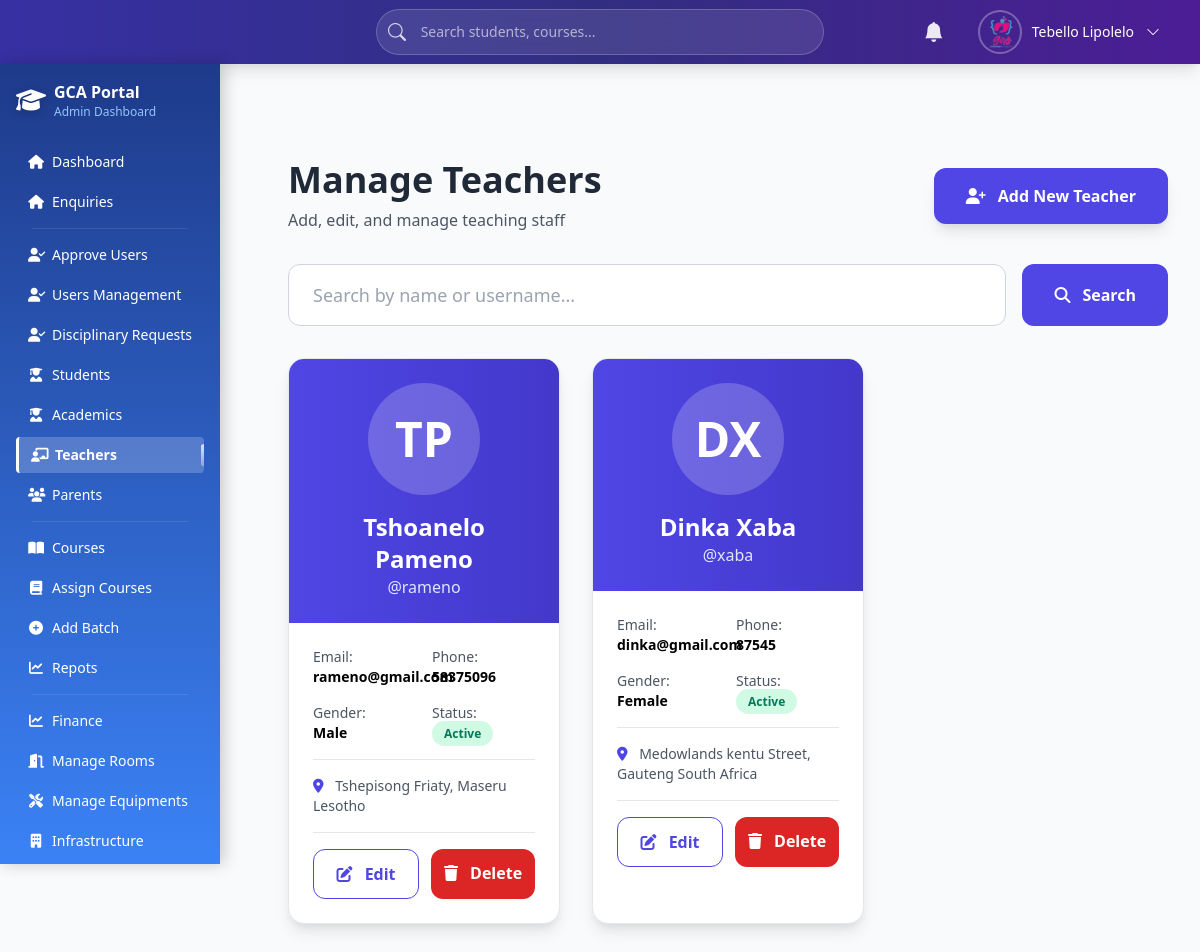
The app's page /manage_teachers.php (signed in) with its own data.
### tables this page shows
CREATE TABLE `users` (
  `user_id` int(11) NOT NULL AUTO_INCREMENT,
  `firstName` varchar(100) DEFAULT NULL,
  `lastName` varchar(100) DEFAULT NULL,
  `email` varchar(100) DEFAULT NULL,
  `password` varchar(255) DEFAULT NULL,
  `username` varchar(50) DEFAULT NULL,
  `role` varchar(20) DEFAULT NULL,
  `gender` varchar(10) DEFAULT NULL,
  `dob` date DEFAULT NULL,
  `IDNumber` varchar(20) DEFAULT NULL,
  `phone` varchar(20) DEFAULT NULL,
  `document` varchar(255) DEFAULT NULL,
  `status` varchar(20) DEFAULT NULL,
  `address_id` int(11) DEFAULT NULL,
  `created_at` datetime DEFAULT NULL,
  `updated_at` datetime DEFAULT NULL,
  `reset_token` varchar(255) DEFAULT NULL,
  `reset_token_expiry` datetime DEFAULT NULL,
  `deleted_at` datetime DEFAULT NULL,
  PRIMARY KEY (`user_id`),
  UNIQUE KEY `email` (`email`),
  UNIQUE KEY `username` (`username`),
  KEY `address_id` (`address_id`),
  KEY `idx_reset_token` (`reset_token`),
  CONSTRAINT `users_ibfk_1` FOREIGN KEY (`address_id`) REFERENCES `addresses` (`address_id`)
);

CREATE TABLE `addresses` (
  `address_id` int(11) NOT NULL AUTO_INCREMENT,
  `address1` varchar(255) DEFAULT NULL,
  `streetName` varchar(255) DEFAULT NULL,
  `postalCode` varchar(20) DEFAULT NULL,
  `district` varchar(100) DEFAULT NULL,
  `country` varchar(100) DEFAULT NULL,
  `created_at` datetime DEFAULT NULL,
  `updated_at` datetime DEFAULT NULL,
  PRIMARY KEY (`address_id`),
  KEY `idx_address_lookup` (`address1`(100),`streetName`(100),`postalCode`,`district`(50),`country`(50))
);

### manage_teachers.php (the view, shortened to what this page needs)
<?php
include("db.php");
$limit = 10;
$page = max(1, intval($_GET['page'] ?? 1));
$offset = ($page - 1) * $limit;
$search = trim($_GET['search'] ?? '');
if ($search) {
    $like = "%$search%";
    $stmt = $conn->prepare("SELECT SQL_CALC_FOUND_ROWS u.*, t.photo, a.* FROM users u JOIN teachers t ON u.user_id=t.user_id LEFT JOIN addresses a ON u.address_id=a.address_id WHERE u.role='teacher' AND (u.username LIKE ? OR u.firstName LIKE ? OR u.lastName LIKE ?) ORDER BY u.created_at DESC LIMIT ? OFFSET ?");
    $stmt->bind_param("sssii", $like, $like, $like, $limit, $offset);
} else {
    $stmt = $conn->prepare("SELECT SQL_CALC_FOUND_ROWS u.*, t.photo, a.* FROM users u JOIN teachers t ON u.user_id=t.user_id LEFT JOIN addresses a ON u.address_id=a.address_id WHERE u.role='teacher' ORDER BY u.created_at DESC LIMIT ? OFFSET ?");
    $stmt->bind_param("ii", $limit, $offset);
}
$stmt->execute();
$teachers = $stmt->get_result();
?>
<!DOCTYPE html>
<html lang="en" class="h-full">
<head>
    <script src="https://cdn.tailwindcss.com"></script>
    <link rel="stylesheet" href="https://cdnjs.cloudflare.com/ajax/libs/font-awesome/6.5.0/css/all.min.css">
</head>
<body class="h-full bg-gray-50">
<?php include 'top_navigation.php'; ?>
<?php include 'admin_navigation.php'; ?>
<div class="ml-64 mt-16 p-8 min-h-screen">
    <div class="max-w-7xl mx-auto">
        <div class="flex justify-between items-center mb-8">
            <div>
                <h1 class="text-4xl font-bold text-gray-800">Manage Teachers</h1>
                <p class="text-gray-600 mt-2">Add, edit, and manage teaching staff</p>
            </div>
            <button onclick="openModal()" class="bg-primary hover:bg-primary-dark text-white font-semibold py-4 px-8 rounded-xl shadow-lg transition flex items-center gap-3">
                <i class="fas fa-user-plus"></i> Add New Teacher
            </button>
        </div>
        <form method="get" class="mb-8">
            <div class="flex gap-4">
                <input type="text" name="search" value="<?= htmlspecialchars($search) ?>" placeholder="Search by name or username..."
                       class="flex-1 px-6 py-4 border border-gray-300 rounded-xl focus:ring-4 focus:ring-indigo-200 focus:border-indigo-500 transition text-lg">
                <button type="submit" class="bg-primary hover:bg-primary-dark text-white px-8 py-4 rounded-xl font-semibold transition flex items-center gap-3">
                    <i class="fas fa-search"></i> Search
                </button>
            </div>
        </form>
        <?php if ($teachers->num_rows === 0): ?>
            <div class="text-center py-20 bg-white rounded-2xl shadow-sm border border-gray-200">
                <i class="fas fa-chalkboard-teacher text-8xl text-gray-300 mb-6"></i>
                <p class="text-2xl text-gray-600">No teachers found</p>
            </div>
        <?php else: ?>
            <div class="grid grid-cols-1 md:grid-cols-2 lg:grid-cols-3 gap-8">
                <?php while ($t = $teachers->fetch_assoc()):
                    $address = trim(($t['address1']??'') . ' ' . ($t['streetName']??'') . ', ' . ($t['district']??'') . ' ' . ($t['country']??''));
                ?>
                    <div class="bg-white rounded-2xl shadow-lg border border-gray-200 overflow-hidden card-hover transition-all duration-300">
                        <div class="bg-gradient-to-r from-indigo-600 to-indigo-700 text-white p-6 text-center">
                            <?php if (!empty($t['photo']) && file_exists($t['photo'])): ?>
                                <img src="<?= htmlspecialchars($t['photo']) ?>" class="w-28 h-28 rounded-full mx-auto border-4 border-white shadow-xl object-cover">
                            <?php else: ?>
                                <div class="w-28 h-28 bg-white bg-opacity-20 rounded-full mx-auto flex items-center justify-center text-5xl font-bold">
                                    <?= strtoupper(substr($t['firstName'],0,1).substr($t['lastName'],0,1)) ?>
                                </div>
                            <?php endif; ?>
                            <h3 class="text-2xl font-bold mt-4"><?= htmlspecialchars($t['firstName'] . ' ' . $t['lastName']) ?></h3>
                            <p class="text-indigo-100">@<?= htmlspecialchars($t['username']) ?></p>
                        </div>
                        <div class="p-6 space-y-4">
                            <div class="grid grid-cols-2 gap-4 text-sm">
                                <div><span class="text-gray-600">Email:</span><br><strong><?= htmlspecialchars($t['email']) ?></strong></div>
                                <div><span class="text-gray-600">Phone:</span><br><strong><?= htmlspecialchars($t['phone'] ?? '—') ?></strong></div>
                                <div><span class="text-gray-600">Gender:</span><br><strong><?= ucfirst($t['gender'] ?? '—') ?></strong></div>
                                <div><span class="text-gray-600">Status:</span><br>
                                    <span class="px-3 py-1 rounded-full text-xs font-bold <?= $t['status']=='active' ? 'bg-green-100 text-green-700' : 'bg-gray-100 text-gray-700' ?>">
                                        <?= ucfirst($t['status']) ?>
                                    </span>
                                </div>
                            </div>
                            <?php if ($address): ?>
                                <div class="text-sm text-gray-600 border-t pt-4">
                                    <i class="fas fa-map-marker-alt text-primary mr-2"></i>
                                    <?= htmlspecialchars($address) ?>
                                </div>
                            <?php endif; ?>
                            <div class="flex gap-3 pt-4 border-t">
                                <button onclick='editTeacher(<?= json_encode($t) ?>)'
                                        class="flex-1 bg-white border border-indigo-600 text-indigo-600 py-3 rounded-xl font-semibold hover:bg-indigo-50 transition">
                                    <i class="fas fa-edit mr-2"></i> Edit
                                </button>
                                <a href="?delete=<?= $t['user_id'] ?>" onclick="return confirm('Delete this teacher permanently?')"
                                   class="flex-1 bg-red-600 text-white py-3 rounded-xl font-semibold hover:bg-red-700 transition text-center">
                                    <i class="fas fa-trash mr-2"></i> Delete
                                </a>
                            </div>
                        </div>
                    </div>
                <?php endwhile; ?>
            </div>
        <?php endif; ?>
    </div>
</div>
</body>
</html>

### top_navigation.php (shortened to what this page needs)
<?php
require_once 'db.php';
$username = 'User';
$profile_photo = 'admin.png';
$user_role = $_SESSION['role'] ?? 'user';
if (isset($_SESSION['user_id'])) {
    $user_id = intval($_SESSION['user_id']);
    $user_query = $conn->query("SELECT firstName, lastName, email FROM users WHERE user_id = $user_id LIMIT 1");
    if ($user_query && $user_query->num_rows > 0) {
        $user_data = $user_query->fetch_assoc();
        $username = htmlspecialchars($user_data['firstName'] . ' ' . $user_data['lastName']);
    }
    if ($user_role === 'teacher') {
        $photo_query = $conn->query("SELECT photo FROM teachers WHERE user_id = $user_id LIMIT 1");
        if ($photo_query && $photo_query->num_rows > 0) {
            $photo_data = $photo_query->fetch_assoc();
            $profile_photo = $photo_data['photo'] !== 'null' ? htmlspecialchars($photo_data['photo']) : 'imageuploads/default_avatar.png';
        }
    } elseif ($user_role === 'admin') {
        $profile_photo = 'admin.png';
    }
}
?>
<nav class="fixed top-0 left-0 right-0 z-50 shadow-lg bg-gradient-to-r from-indigo-800 via-indigo-900 to-purple-900">
    <div class="px-4 sm:px-6 lg:px-8">
        <div class="flex items-center justify-between h-16">
            <div class="flex-1 max-w-md mx-8">
                <form method="GET" action="search.php" class="relative">
                    <input
                        type="search"
                        name="q"
                        value="<?= htmlspecialchars($_GET['q'] ?? '') ?>"
                        placeholder="Search students, courses..."
                        class="w-full pl-11 pr-5 py-3 bg-white/10 backdrop-blur-md border border-white/20 rounded-full text-white placeholder-white/60 focus:outline-none focus:ring-2 focus:ring-white/40 focus:bg-white/15 transition-all duration-200 text-sm"
                        aria-label="Search"
                    />
                    <button type="submit" class="absolute left-3 top-1/2 -translate-y-1/2 text-white/80 hover:text-white transition">
                        <i class="bi bi-search text-lg"></i>
                    </button>
                </form>
            </div>
            <div class="flex items-center space-x-4">
                <div class="relative" x-data="{ open: false }">
                    <button
                        @click="open = !open"
                        @click.away="open = false"
                        class="relative p-3 text-white/90 hover:text-white hover:bg-white/10 rounded-xl transition-all duration-200"
                        aria-label="Notifications"
                    >
                        <i class="bi bi-bell-fill text-xl"></i>
                    </button>
                </div>
                <div class="relative" x-data="{ open: false }">
                    <button
                        @click="open = !open"
                        @click.away="open = false"
                        class="flex items-center space-x-3 p-2 rounded-xl hover:bg-white/10 transition-all duration-200"
                        aria-label="User Menu"
                    >
                        <img
                            src="<?= $profile_photo ?>"
                            alt="Profile"
                            class="w-10 h-10 rounded-full object-cover ring-2 ring-white/30"
                            loading="lazy"
                            onerror="this.src='imageuploads/default_avatar.png'"
                        >
                        <span class="text-white font-medium hidden lg:block text-sm"><?= $username ?></span>
                        <i class="bi bi-chevron-down text-white text-sm hidden lg:block"></i>
                    </button>
                </div>
            </div>
        </div>
    </div>
</nav>
<link href="https://cdn.jsdelivr.net/npm/bootstrap-icons@1.11.3/font/bootstrap-icons.css" rel="stylesheet">

### manage_teachers.php (style rules this page uses)
:root { --primary: #4f46e5; --primary-light: #6366f1; --primary-dark: #4338ca; }
.bg-primary { background-color: var(--primary); }
.text-primary { color: var(--primary); }

### top_navigation.php (style rules this page uses)
body { padding-top: 64px; font-family: 'Inter', system-ui, sans-serif; background: #f9fafb; }

### admin_navigation.php (style rules this page uses)
* { transition-property: background-color, border-color, color, transform; transition-timing-function: cubic-bezier(0.4, 0, 0.2, 1); transition-duration: 150ms; }

### records on screen
users: username "Tebello Lipolelo"
users: firstName+lastName "TP", firstName+lastName "Tshoanelo Pameno", username "rameno", email "rameno@gmail.com", phone "58375096", gender "Male", status "Active", address.country "Tshepisong Friaty, Maseru Lesotho"
users: firstName+lastName "DX", firstName+lastName "Dinka Xaba", username "xaba", email "dinka@gmail.com", phone "87545", gender "Female", status "Active", address.country "Medowlands kentu Street, Gauteng South Africa"
